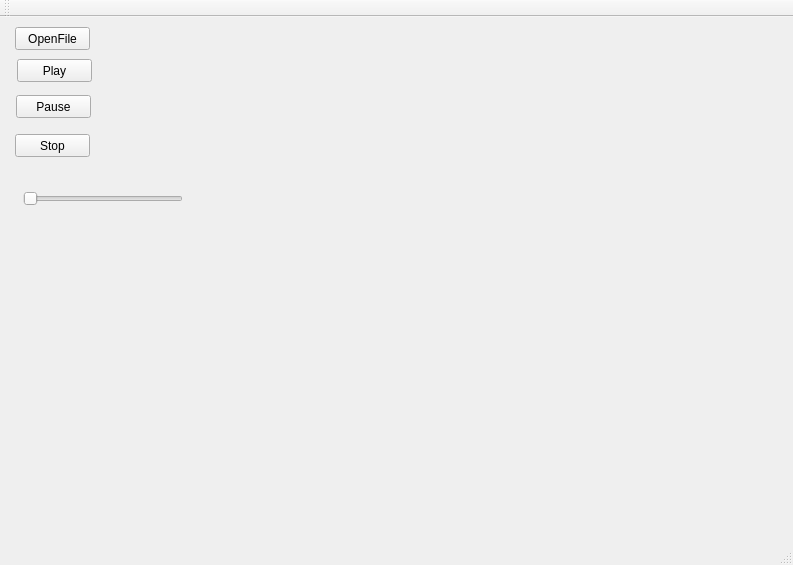
<?xml version="1.0" encoding="UTF-8"?>
<ui version="4.0">
 <class>MainWindow</class>
 <widget class="QMainWindow" name="MainWindow">
  <property name="geometry">
   <rect>
    <x>0</x>
    <y>0</y>
    <width>793</width>
    <height>565</height>
   </rect>
  </property>
  <property name="windowTitle">
   <string>MainWindow</string>
  </property>
  <widget class="QWidget" name="centralWidget">
   <widget class="QPushButton" name="OpenFile">
    <property name="geometry">
     <rect>
      <x>15</x>
      <y>10</y>
      <width>75</width>
      <height>23</height>
     </rect>
    </property>
    <property name="text">
     <string>OpenFile</string>
    </property>
   </widget>
   <widget class="QPushButton" name="Play">
    <property name="geometry">
     <rect>
      <x>17</x>
      <y>42</y>
      <width>75</width>
      <height>23</height>
     </rect>
    </property>
    <property name="text">
     <string>Play</string>
    </property>
   </widget>
   <widget class="QPushButton" name="Pause">
    <property name="geometry">
     <rect>
      <x>16</x>
      <y>78</y>
      <width>75</width>
      <height>23</height>
     </rect>
    </property>
    <property name="text">
     <string>Pause</string>
    </property>
   </widget>
   <widget class="QPushButton" name="Stop">
    <property name="geometry">
     <rect>
      <x>15</x>
      <y>117</y>
      <width>75</width>
      <height>23</height>
     </rect>
    </property>
    <property name="text">
     <string>Stop</string>
    </property>
   </widget>
   <widget class="QSlider" name="SliderFrame">
    <property name="geometry">
     <rect>
      <x>23</x>
      <y>171</y>
      <width>160</width>
      <height>22</height>
     </rect>
    </property>
    <property name="orientation">
     <enum>Qt::Horizontal</enum>
    </property>
   </widget>
  </widget>
  <widget class="QMenuBar" name="menuBar">
   <property name="geometry">
    <rect>
     <x>0</x>
     <y>0</y>
     <width>793</width>
     <height>21</height>
    </rect>
   </property>
  </widget>
  <widget class="QToolBar" name="mainToolBar">
   <attribute name="toolBarArea">
    <enum>TopToolBarArea</enum>
   </attribute>
   <attribute name="toolBarBreak">
    <bool>false</bool>
   </attribute>
  </widget>
  <widget class="QStatusBar" name="statusBar"/>
 </widget>
 <layoutdefault spacing="6" margin="11"/>
 <resources/>
 <connections/>
</ui>
